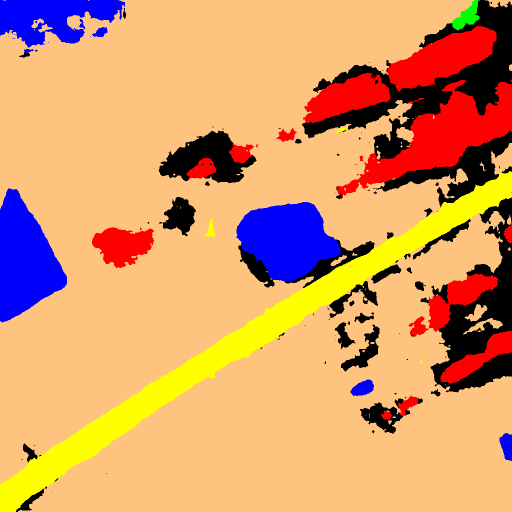
#> input picture web_app/server/samples/scene_2522_seg.tif, 1024 x 1024 px, given in place of 2522.png, which was not available (shown at 1/2 size); the run also reads 1 picture not shown here
$ python generate_demo_visual.py
#> lines starting #> are read from the running program, lines starting #| are printed output that depends on the picture
# -*- coding: utf-8 -*-
"""
Generates a high-resolution side-by-side classification demonstration:
Panel 1: Original Aerial Image
Panel 2: Classified / Segmented Image (with Color Legend)
Panel 3: Overlay (Segmented classes superimposed on the real aerial photo)
"""

import os
import numpy as np
from PIL import Image
import matplotlib
matplotlib.use("Agg")
import matplotlib.pyplot as plt
import matplotlib.patches as mpatches

# Classes & Colors
CLASS_NAMES = ["background", "building", "road", "water", "barren", "forest", "agriculture"]
ACTIVE_CLASSES = [1, 2, 3, 4, 5, 6]
CLASS_COLORS = np.array([
    [0,   0,   0],      # 0 Background (Black)
    [255, 0,   0],      # 1 Building   (Red)
    [255, 255, 0],      # 2 Road       (Yellow)
    [0,   0,   255],    # 3 Water      (Blue)
    [159, 129, 183],    # 4 Barren     (Purple/Grey)
    [0,   255, 0],      # 5 Forest     (Green)
    [255, 195, 128],    # 6 Agriculture(Orange/Tan)
], dtype=np.uint8)

# Input files
img_path = r"LoveDA\Val\Rural\images_png\2522.png"
gt_path  = r"LoveDA\Val\Rural\masks_png\2522.png"
pred_tif = r"Aerial_Segmentation_Mizoram\gdal_outputs\2522_segmented.tif"

out_path = r"Aerial_Segmentation_Mizoram\results\classification_comparison.png"
out_2panel = r"Aerial_Segmentation_Mizoram\results\original_vs_classified.png"

# 1. Load Original Image
orig_img = Image.open(img_path).convert("RGB")
#> orig_img is the input picture: PIL image 1024x1024 RGB; mean R, G, B 215.4, 154.6, 106.2
img_np = np.array(orig_img)
h, w = img_np.shape[:2]
#> h = 1024; w = 1024

# 2. Load Model Prediction from GeoTIFF
pred_im = Image.open(pred_tif)
pred_mask = np.array(pred_im)
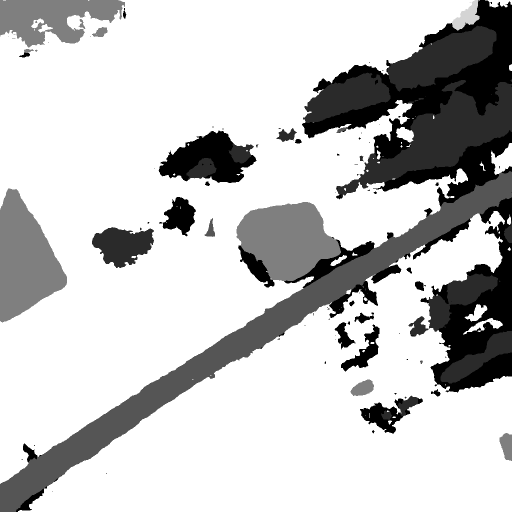
#> pred_mask: shape (1024, 1024) (shown at 1/2 size); min 0, max 6, mean 4.65; drawn with min black and max white

# Convert prediction mask to RGB color image
def mask_to_color(mask):
    rgb = np.zeros((mask.shape[0], mask.shape[1], 3), dtype=np.uint8)
    for c in range(len(CLASS_NAMES)):
        rgb[mask == c] = CLASS_COLORS[c]
    return rgb

pred_color_np = mask_to_color(pred_mask)
pred_color_img = Image.fromarray(pred_color_np)

# 3. Create Semi-Transparent Overlay (45% blend onto original)
overlay_img = Image.blend(orig_img, pred_color_img, alpha=0.45)

# ==============================================================================
# Figure 1: Clean 2-Panel (Original vs Classified)
# ==============================================================================
fig, axes = plt.subplots(1, 2, figsize=(16, 8))

axes[0].imshow(orig_img)
axes[0].set_title("Original Aerial Image (Input)", fontsize=16, fontweight="bold", pad=12)
axes[0].axis("off")

axes[1].imshow(pred_color_img)
axes[1].set_title("Classified / Segmented Image (Model Output)", fontsize=16, fontweight="bold", pad=12)
axes[1].axis("off")

# Legend
legend_patches = [
    mpatches.Patch(color=CLASS_COLORS[c]/255.0, label=CLASS_NAMES[c].capitalize())
    for c in ACTIVE_CLASSES
]
fig.legend(handles=legend_patches, loc="lower center", ncol=6, fontsize=13,
           frameon=True, bbox_to_anchor=(0.5, -0.04), facecolor="#f8f9fa", edgecolor="#ced4da")

plt.suptitle("Aerial Image Segmentation: Original vs. Classified Land-Use (Rural Scene 2522)",
             fontsize=18, fontweight="bold", y=1.02)
plt.tight_layout()
plt.savefig(out_2panel, dpi=200, bbox_inches="tight")
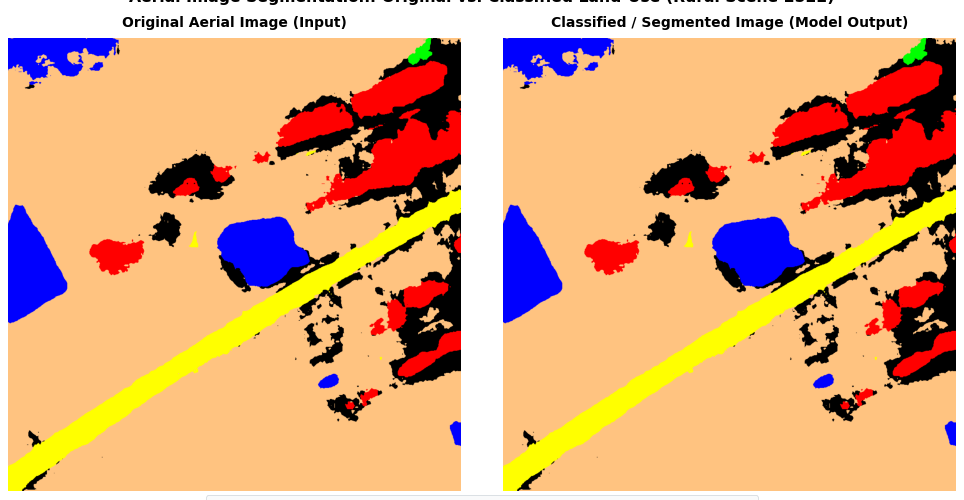
#> figure drawn by matplotlib, 2 panels
plt.close()
print(f"[OK] Saved 2-Panel: {out_2panel}")

# ==============================================================================
# Figure 2: Detailed 3-Panel with Overlay (Original | Classified | Overlay)
# ==============================================================================
fig, axes = plt.subplots(1, 3, figsize=(24, 8))

axes[0].imshow(orig_img)
axes[0].set_title("1. Original Aerial Photo", fontsize=15, fontweight="bold", pad=12)
axes[0].axis("off")

axes[1].imshow(pred_color_img)
axes[1].set_title("2. Classified Land-Use Mask", fontsize=15, fontweight="bold", pad=12)
axes[1].axis("off")

axes[2].imshow(overlay_img)
axes[2].set_title("3. Classified Overlay on Photo", fontsize=15, fontweight="bold", pad=12)
axes[2].axis("off")

fig.legend(handles=legend_patches, loc="lower center", ncol=6, fontsize=13,
           frameon=True, bbox_to_anchor=(0.5, -0.04), facecolor="#f8f9fa", edgecolor="#ced4da")

plt.suptitle("Model Inference: High-Resolution Overhead Land Cover Classification",
             fontsize=19, fontweight="bold", y=1.02)
plt.tight_layout()
plt.savefig(out_path, dpi=200, bbox_inches="tight")
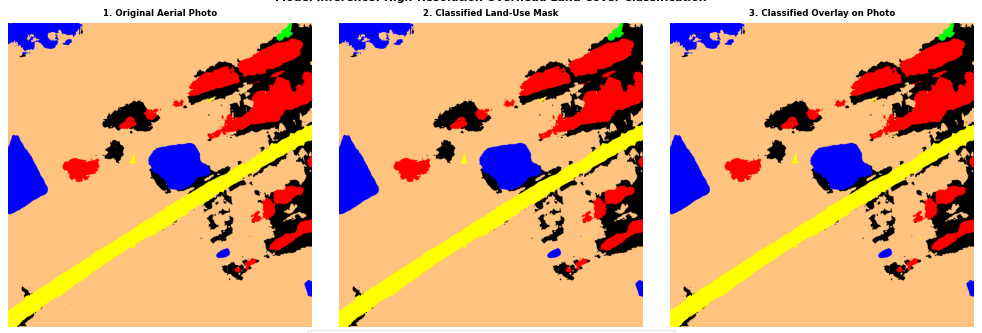
#> figure drawn by matplotlib, 3 panels
plt.close()
print(f"[OK] Saved 3-Panel with Overlay: {out_path}")

# ==============================================================================
# Print Quantitative Breakdown
# ==============================================================================
pixel_area_m2 = 0.3 * 0.3
total_pixels = (pred_mask != 255).sum()
#> total_pixels = 1048576
print("\n" + "=" * 65)
print("LAND-USE CLASSIFICATION BREAKDOWN (SCENE 2522):")
print("=" * 65)
for c in ACTIVE_CLASSES:
    c_pix = (pred_mask == c).sum()
    area_ha = (c_pix * pixel_area_m2) / 10000.0
    pct = (c_pix / max(total_pixels, 1)) * 100.0
    if pct > 0.1:
        print(f"  {CLASS_NAMES[c].capitalize():<15} : {pct:>6.2f}% of scene | {area_ha:>8.4f} Hectares")
#> this loop made 6 passes
#> (c_pix, area_ha, pct) on passes 1 to 6: (75388, 0.678, 7.19), (62293, 0.561, 5.94), (61373, 0.552, 5.85), (0, 0, 0), (1619, 0.0146, 0.154), (748005, 6.73, 71.34)
#|   Building        :   7.19% of scene |   0.6785 Hectares
#|   Road            :   5.94% of scene |   0.5606 Hectares
#|   Water           :   5.85% of scene |   0.5524 Hectares
#|   Forest          :   0.15% of scene |   0.0146 Hectares
#|   Agriculture     :  71.34% of scene |   6.7320 Hectares
print("=" * 65)
